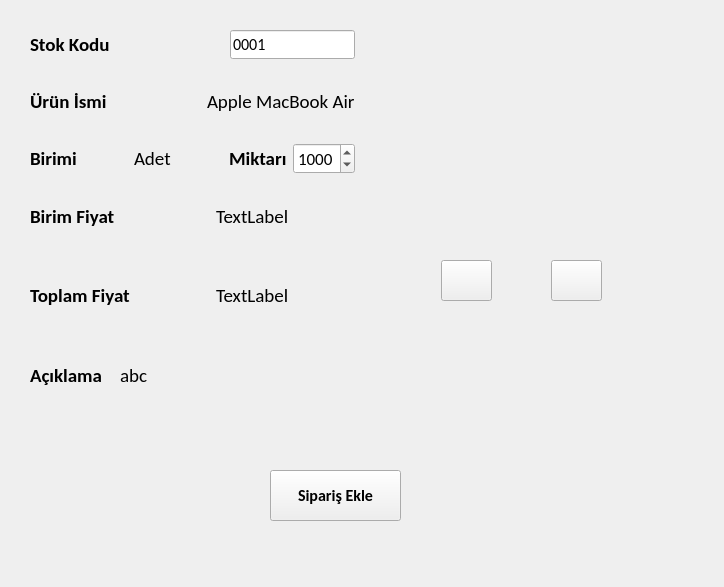
<?xml version="1.0" encoding="UTF-8"?>
<ui version="4.0">
 <class>Form</class>
 <widget class="QWidget" name="Form">
  <property name="geometry">
   <rect>
    <x>0</x>
    <y>0</y>
    <width>724</width>
    <height>587</height>
   </rect>
  </property>
  <property name="windowTitle">
   <string>Sipariş Ekle</string>
  </property>
  <widget class="QPushButton" name="oncekiButon">
   <property name="geometry">
    <rect>
     <x>441</x>
     <y>260</y>
     <width>51</width>
     <height>41</height>
    </rect>
   </property>
   <property name="text">
    <string/>
   </property>
   <property name="icon">
    <iconset>
     <normaloff>../../kütüphane/ui/sol.png</normaloff>../../kütüphane/ui/sol.png</iconset>
   </property>
   <property name="iconSize">
    <size>
     <width>32</width>
     <height>32</height>
    </size>
   </property>
  </widget>
  <widget class="QWidget" name="verticalLayoutWidget">
   <property name="geometry">
    <rect>
     <x>30</x>
     <y>30</y>
     <width>325</width>
     <height>301</height>
    </rect>
   </property>
   <layout class="QVBoxLayout" name="verticalLayout_2">
    <item>
     <layout class="QHBoxLayout" name="horizontalLayout_5">
      <item>
       <widget class="QLabel" name="label_5">
        <property name="font">
         <font>
          <family>Calibri</family>
          <pointsize>14</pointsize>
          <weight>75</weight>
          <bold>true</bold>
         </font>
        </property>
        <property name="text">
         <string>Stok Kodu</string>
        </property>
       </widget>
      </item>
      <item>
       <spacer name="horizontalSpacer_6">
        <property name="orientation">
         <enum>Qt::Horizontal</enum>
        </property>
        <property name="sizeHint" stdset="0">
         <size>
          <width>40</width>
          <height>20</height>
         </size>
        </property>
       </spacer>
      </item>
      <item>
       <widget class="QLineEdit" name="stokKod">
        <property name="enabled">
         <bool>true</bool>
        </property>
        <property name="font">
         <font>
          <family>Calibri</family>
          <pointsize>12</pointsize>
         </font>
        </property>
        <property name="text">
         <string>0001</string>
        </property>
        <property name="readOnly">
         <bool>true</bool>
        </property>
       </widget>
      </item>
     </layout>
    </item>
    <item>
     <layout class="QHBoxLayout" name="horizontalLayout_6">
      <item>
       <widget class="QLabel" name="label_6">
        <property name="font">
         <font>
          <family>Calibri</family>
          <pointsize>14</pointsize>
          <weight>75</weight>
          <bold>true</bold>
         </font>
        </property>
        <property name="text">
         <string>Ürün İsmi</string>
        </property>
       </widget>
      </item>
      <item>
       <spacer name="horizontalSpacer_7">
        <property name="orientation">
         <enum>Qt::Horizontal</enum>
        </property>
        <property name="sizeType">
         <enum>QSizePolicy::Expanding</enum>
        </property>
        <property name="sizeHint" stdset="0">
         <size>
          <width>40</width>
          <height>20</height>
         </size>
        </property>
       </spacer>
      </item>
      <item>
       <widget class="QLabel" name="stokIsim">
        <property name="font">
         <font>
          <family>Calibri</family>
          <pointsize>14</pointsize>
         </font>
        </property>
        <property name="text">
         <string>Apple MacBook Air</string>
        </property>
       </widget>
      </item>
     </layout>
    </item>
    <item>
     <layout class="QHBoxLayout" name="horizontalLayout_7">
      <item>
       <widget class="QLabel" name="label_8">
        <property name="font">
         <font>
          <family>Calibri</family>
          <pointsize>14</pointsize>
          <weight>75</weight>
          <bold>true</bold>
         </font>
        </property>
        <property name="text">
         <string>Birimi</string>
        </property>
       </widget>
      </item>
      <item>
       <spacer name="horizontalSpacer_8">
        <property name="orientation">
         <enum>Qt::Horizontal</enum>
        </property>
        <property name="sizeHint" stdset="0">
         <size>
          <width>40</width>
          <height>20</height>
         </size>
        </property>
       </spacer>
      </item>
      <item>
       <widget class="QLabel" name="birimIsim">
        <property name="font">
         <font>
          <family>Calibri</family>
          <pointsize>14</pointsize>
         </font>
        </property>
        <property name="text">
         <string>Adet</string>
        </property>
       </widget>
      </item>
      <item>
       <spacer name="horizontalSpacer_9">
        <property name="orientation">
         <enum>Qt::Horizontal</enum>
        </property>
        <property name="sizeHint" stdset="0">
         <size>
          <width>40</width>
          <height>20</height>
         </size>
        </property>
       </spacer>
      </item>
      <item>
       <widget class="QLabel" name="label_9">
        <property name="font">
         <font>
          <family>Calibri</family>
          <pointsize>14</pointsize>
          <weight>75</weight>
          <bold>true</bold>
         </font>
        </property>
        <property name="text">
         <string>Miktarı</string>
        </property>
       </widget>
      </item>
      <item>
       <widget class="QSpinBox" name="miktarBox">
        <property name="font">
         <font>
          <family>Calibri</family>
          <pointsize>13</pointsize>
         </font>
        </property>
        <property name="maximum">
         <number>9999</number>
        </property>
        <property name="value">
         <number>1000</number>
        </property>
       </widget>
      </item>
     </layout>
    </item>
    <item>
     <layout class="QHBoxLayout" name="horizontalLayout_8">
      <item>
       <widget class="QLabel" name="label_10">
        <property name="font">
         <font>
          <family>Calibri</family>
          <pointsize>14</pointsize>
          <weight>75</weight>
          <bold>true</bold>
         </font>
        </property>
        <property name="text">
         <string>Birim Fiyat</string>
        </property>
       </widget>
      </item>
      <item>
       <spacer name="horizontalSpacer_10">
        <property name="orientation">
         <enum>Qt::Horizontal</enum>
        </property>
        <property name="sizeType">
         <enum>QSizePolicy::Fixed</enum>
        </property>
        <property name="sizeHint" stdset="0">
         <size>
          <width>40</width>
          <height>20</height>
         </size>
        </property>
       </spacer>
      </item>
      <item>
       <widget class="QLabel" name="birimFiyat">
        <property name="font">
         <font>
          <family>Calibri</family>
          <pointsize>14</pointsize>
         </font>
        </property>
        <property name="text">
         <string>TextLabel</string>
        </property>
       </widget>
      </item>
     </layout>
    </item>
    <item>
     <layout class="QHBoxLayout" name="horizontalLayout_9">
      <item>
       <widget class="QLabel" name="label_15">
        <property name="font">
         <font>
          <family>Calibri</family>
          <pointsize>14</pointsize>
          <weight>75</weight>
          <bold>true</bold>
         </font>
        </property>
        <property name="text">
         <string>Toplam Fiyat</string>
        </property>
       </widget>
      </item>
      <item>
       <spacer name="horizontalSpacer_11">
        <property name="orientation">
         <enum>Qt::Horizontal</enum>
        </property>
        <property name="sizeType">
         <enum>QSizePolicy::Fixed</enum>
        </property>
        <property name="sizeHint" stdset="0">
         <size>
          <width>40</width>
          <height>20</height>
         </size>
        </property>
       </spacer>
      </item>
      <item>
       <widget class="QLabel" name="toplamFiyat">
        <property name="font">
         <font>
          <family>Calibri</family>
          <pointsize>14</pointsize>
         </font>
        </property>
        <property name="text">
         <string>TextLabel</string>
        </property>
       </widget>
      </item>
     </layout>
    </item>
   </layout>
  </widget>
  <widget class="QLabel" name="aciklamaLabel">
   <property name="geometry">
    <rect>
     <x>120</x>
     <y>340</y>
     <width>451</width>
     <height>71</height>
    </rect>
   </property>
   <property name="font">
    <font>
     <family>Calibri</family>
     <pointsize>14</pointsize>
    </font>
   </property>
   <property name="frameShape">
    <enum>QFrame::NoFrame</enum>
   </property>
   <property name="text">
    <string>abc</string>
   </property>
   <property name="scaledContents">
    <bool>false</bool>
   </property>
   <property name="wordWrap">
    <bool>true</bool>
   </property>
  </widget>
  <widget class="QPushButton" name="kaydetButon">
   <property name="geometry">
    <rect>
     <x>270</x>
     <y>470</y>
     <width>131</width>
     <height>51</height>
    </rect>
   </property>
   <property name="font">
    <font>
     <family>Calibri</family>
     <pointsize>12</pointsize>
     <weight>75</weight>
     <bold>true</bold>
    </font>
   </property>
   <property name="text">
    <string>Sipariş Ekle</string>
   </property>
  </widget>
  <widget class="QPushButton" name="sonrakiButon">
   <property name="geometry">
    <rect>
     <x>551</x>
     <y>260</y>
     <width>51</width>
     <height>41</height>
    </rect>
   </property>
   <property name="font">
    <font>
     <pointsize>8</pointsize>
    </font>
   </property>
   <property name="text">
    <string/>
   </property>
   <property name="icon">
    <iconset>
     <normaloff>../../kütüphane/ui/sağ.png</normaloff>../../kütüphane/ui/sağ.png</iconset>
   </property>
   <property name="iconSize">
    <size>
     <width>32</width>
     <height>32</height>
    </size>
   </property>
  </widget>
  <widget class="QLabel" name="label_11">
   <property name="geometry">
    <rect>
     <x>30</x>
     <y>340</y>
     <width>81</width>
     <height>71</height>
    </rect>
   </property>
   <property name="font">
    <font>
     <family>Calibri</family>
     <pointsize>14</pointsize>
     <weight>75</weight>
     <bold>true</bold>
    </font>
   </property>
   <property name="text">
    <string>Açıklama</string>
   </property>
  </widget>
  <widget class="QLabel" name="fotograf">
   <property name="geometry">
    <rect>
     <x>370</x>
     <y>40</y>
     <width>301</width>
     <height>200</height>
    </rect>
   </property>
   <property name="text">
    <string/>
   </property>
   <property name="scaledContents">
    <bool>true</bool>
   </property>
  </widget>
 </widget>
 <resources/>
 <connections/>
</ui>
